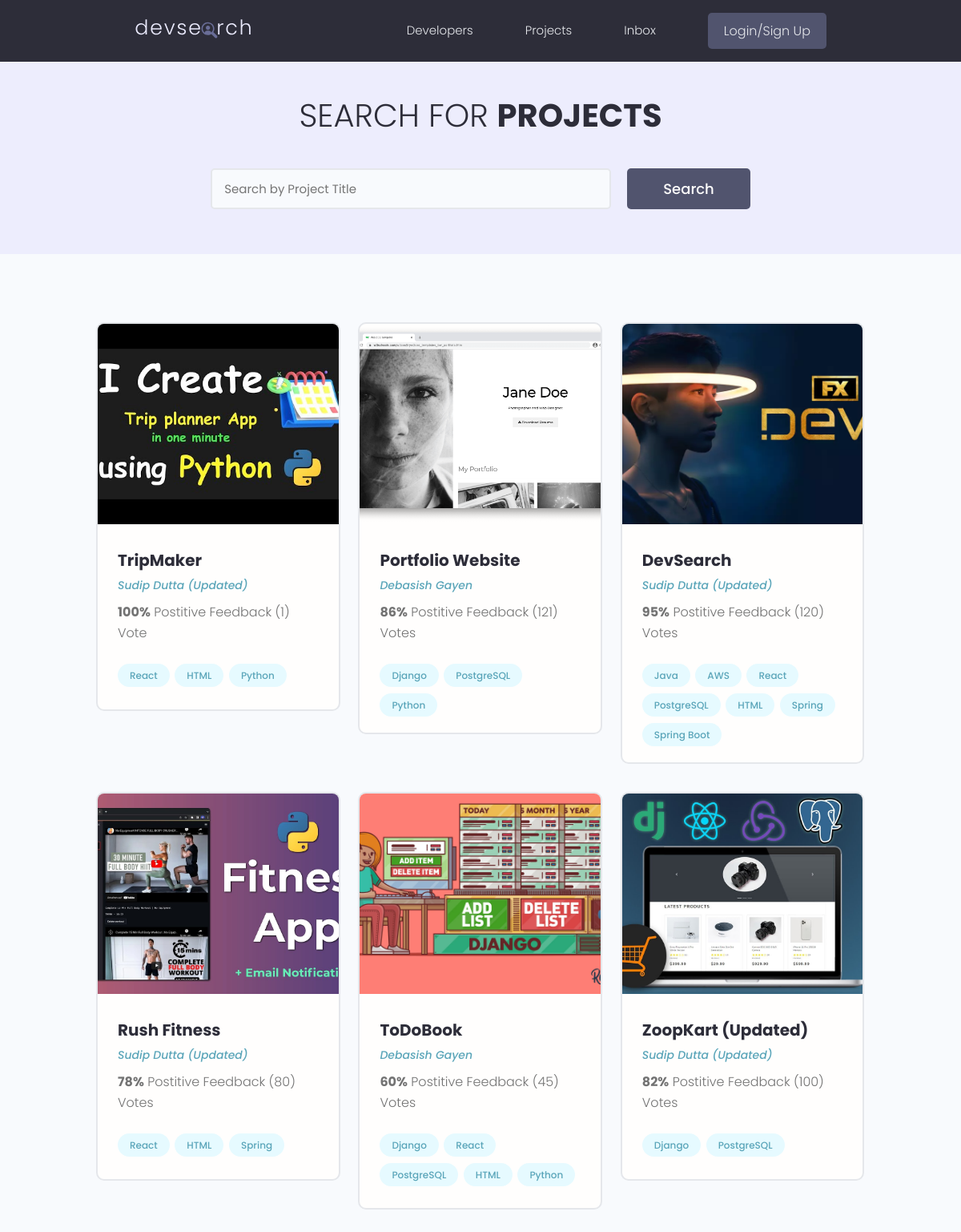
/projects/, run on the app's committed database.
### projects/models.py (models this page shows, shortened)
class Project(models.Model):
    owner = models.ForeignKey(Profile , null=True , blank=True , on_delete=models.SET_NULL)
    id = models.UUIDField(default=uuid.uuid4,unique=True,primary_key=True)
    title = models.CharField(max_length=200)
    description = models.TextField (null=True , blank=True)
    featured_image = models.ImageField(null=True , blank=True , default="default.jpg")
    demo_link = models.CharField(max_length=2000, null=True , blank=True )
    source_link = models.CharField(max_length=200 , null=True , blank=True)
    tags = models.ManyToManyField('Tag' , blank=True)
    vote_total = models.IntegerField(default=0 , blank=True , null=True)
    vote_ratio = models.IntegerField(default=0 , blank=True , null=True)
    created = models.DateTimeField(auto_now_add=True)

class Tag(models.Model):
    name = models.CharField(max_length=200,unique=True)
    created = models.DateTimeField(auto_now_add=True)
    id = models.UUIDField(default=uuid.uuid4,unique=True,primary_key=True,editable=True)
    def __str__(self):
        return self.name

### users/models.py (models this page shows, shortened)
class Profile(models.Model):
    user = models.OneToOneField(User , on_delete=models.CASCADE , null=True , blank=True)
    name = models.CharField(max_length=200 , blank=True ,null=True)
    username = models.CharField(max_length=200 , blank=True ,null=True)
    email = models.EmailField(max_length=500 , blank=True ,null=True)
    location = models.CharField(max_length=200 , blank=True ,null=True)
    short_intro = models.CharField(max_length=200 , blank=True ,null=True)
    bio = models.TextField(blank=True ,null=True)
    profile_image = models.ImageField(null=True, blank=True, upload_to='profiles/', default="profiles/user-default_YS9Vr6e.png")
    social_github = models.CharField(max_length=200 , blank=True ,null=True)
    social_twitter = models.CharField(max_length=200 , blank=True ,null=True)
    social_linkdin = models.CharField(max_length=200 , blank=True ,null=True)
    social_youtube = models.CharField(max_length=200 , blank=True ,null=True)
    social_instagram = models.CharField(max_length=200 , blank=True ,null=True)
    social_website = models.CharField(max_length=200 , blank=True ,null=True)
    created = models.DateTimeField(auto_now_add=True)
    id = models.UUIDField(default=uuid.uuid4, unique=True, primary_key=True, editable=False)

### projects/views.py (the view)
# urls.py: path('projects/', include('projects.urls')),
def projects(request):
    search_query = ''
    if request.GET.get('search_query'):
        search_query = request.GET.get('search_query')
    tags = Tag.objects.filter(name__icontains=search_query)
    projects = Project.objects.distinct().filter(
        Q(title__icontains=search_query) |
        Q(description__icontains=search_query) |
        Q(owner__name__icontains=search_query) |
        Q(tags__in=tags)
    )
    context = {
        'projects': projects,
        'search_query' : search_query
    }
    return render(request , 'projects/projects.html' , context)

### projects/templates/projects/projects.html (shortened to what this page needs)
{% extends 'main.html' %} {% block content%}
<body>
  <main class="projects">
    <section class="hero-section text-center">
      <div class="container container--narrow">
        <div class="hero-section__box">
          <h2>Search for <span>Projects</span></h2>
        </div>
        <div class="hero-section__search">
          <form class="form" action="{% url 'projects' %}" method="get">
            <div class="form__field">
              <input
              class="input input--text"
              id="formInput#search"
              type="text"
              name="search_query"
              placeholder="Search by Project Title"
              value="{{ search_query }}"
              />
            </div>
            <input class="btn btn--sub btn--lg" type="submit" value="Search" />
          </form>
        </div>
      </div>
    </section>
    <section class="projectsList">
      <div class="container">
        <div class="grid grid--three">
          {% for project in projects %}
          <div class="column">
            <div class="card project">
              <a href="{% url 'project' project.id %}" class="project">
                <img class="project__thumbnail" src="{{ project.featured_image.url }}" alt="project thumbnail" />
                <div class="card__body">
                  <h3 class="project__title">{{project.title}}</h3>
                  <p>
                    {% if project.owner %}
                    <a class="project__author" href="{% url 'user-profile' project.owner.id %}">
                      {{ project.owner.name }}
                    </a>
                    {% else %}
                    <span class="project__author">Anonymous</span>
                    {% endif %}
                  </p>
                  <p class="project--rating">
                    <span style="font-weight: bold">{{project.vote_ratio}}%</span> Postitive Feedback
                    ({{project.vote_total}}) Vote{{project.vote_total | pluralize:"s"}}
                  </p>
                  <div class="project__tags">
                    {% for tag in project.tags.all%}
                    <span class="tag tag--pill tag--main">
                      <small>{{tag}}</small>
                    </span>
                    {% endfor %}
                  </div>
                </div>
              </a>
            </div>
          </div>
          {% endfor %}
        </div>
      </div>
    </section>
  </main>
  {% endblock content%}

### static/styles/app.css (style rules this page uses)
:root { --color-sub: #2d2d39; }
.btn--sub { background-color: var(--color-sub-light); }
.card { border: 2px solid var(--color-light); }
img { width: 100%; }
.hero-section { height: 40vh; display: flex; align-items: center; background-color: var(--color-sub); }
.hero-section__box { margin-bottom: 4rem; }
.hero-section__box > h2, .hero-section__box > h2 > span { font-size: 4rem; color: var(--color-light); line-height: 1.3; text-transform: uppercase; }
.hero-section__box > h2 { font-weight: 300; }
.hero-section__box > h2 > span { font-weight: 700; }
.hero-section__search > .form { display: flex; align-items: center; justify-content: center; gap: 2rem; }
.hero-section__search > .form input.input--text { width: 50rem; }
.project__author { font-size: 1.4rem; font-style: italic; }
.project--rating { margin-bottom: 1.6em; margin-top: .5em; }
.projects > .hero-section { background: var(--color-sub-lighter); height: 30vh; }
.projects .hero-section__box { margin-bottom: 2.5rem; }
.projects .hero-section__box > h2 { color: var(--color-sub); }
.projects .hero-section__box > h2 > span { font-weight: 700; color: var(--color-sub); }
.projectsList { margin-top: 8rem; }
.project__thumbnail { height: 25rem; object-fit: cover; object-position: top center; }
.project__title { font-size: 2rem; font-weight: 700; color: var(--color-sub); }

### static/uikit/styles/modules/_variables.css (style rules this page uses)
:root { --color-main: #5aa5b9; --color-main-light: #e6faff; --color-sub: #3f4156; --color-sub-light: #51546e; --color-sub-lighter: #ededfd; --color-text: #737373; --color-gray: #8b8b8b; --color-light: #e5e7eb; --color-light-gray: #767676; --color-bg: #f8fafd; --color-white: #fffefd; --color-white-light: #f3f3f3; --color-success: #359e64; --color-success-bg: #def8e8; --color-error: #fc4b0b; --color-error-bg: #fff2ee; --font-base: 'Poppins', arial, helvetica, 'Segoe UI', roboto, ubuntu, sans-serif; --font-monospace: 'Fira Code', 'Courier New', courier, monospace; --font-regular: 300; --font-medium: 500; --font-bold: 700; --generic-shadow: 1px 1px 5px #00000010; --generic-transition: all 0.3s ease-in-out; }

### static/uikit/styles/modules/_base.css (style rules this page uses)
* { margin: 0; padding: 0; box-sizing: border-box; text-rendering: optimizeLegibility; color: inherit; font-size: inherit; }
html { font-size: 50%; }
@media only screen and (min-width: 480px) { html { font-size: 56.25%; } }
@media only screen and (min-width: 1200px) { html { font-size: 62.5%; } }
body { line-height: 1.6; font-weight: 400; font-size: 1.5rem; color: var(--color-text); background-color: var(--color-bg); min-height: 100vh; }

### static/uikit/styles/modules/_typography.css (style rules this page uses)
* { font-family: var(--font-base); }
h2 { font-size: 3.6rem; font-weight: var(--font-bold); }
h3 { font-size: 3.2rem; font-weight: var(--font-medium); }
p, span, strong { font-size: 1.6rem; color: var(--color-text); font-weight: var(--font-regular); }
a { padding-bottom: 2px; text-decoration: none; display: inline-block; color: var(--color-main); font-weight: var(--font-medium); }

### static/uikit/styles/modules/_utilities.css (style rules this page uses)
.container { width: 92%; max-width: 165rem; margin: 0 auto; box-sizing: border-box; }
.container--narrow { width: 92%; max-width: 120rem; }
@media screen and (min-width: 1000px) { .container { width: 90%; } }
@media screen and (min-width: 1000px) { .container--narrow { width: 85%; } }
@media screen and (min-width: 1200px) { .container { width: 80%; } }
@media screen and (min-width: 1200px) { .container--narrow { width: 72%; } }
.text-center { text-align: center; }

### static/uikit/styles/modules/_button.css (style rules this page uses)
.btn { display: inline-block; position: relative; cursor: pointer; background-color: var(--color-light); font-weight: var(--font-medium); color: var(--color-sub); text-decoration: none; padding: 1rem 2rem; border-radius: 0.5rem; border: none; width: -webkit-fit-content; width: -moz-fit-content; width: fit-content; height: -webkit-fit-content; height: -moz-fit-content; height: fit-content; font-size: 1.6rem; outline-width: 0; outline-color: transparent; -webkit-backface-visibility: hidden; backface-visibility: hidden; transition: all 0.3s ease-in-out; }
.btn--sub { background-color: var(--color-sub); color: var(--color-white); }
.btn--lg { font-size: 1.8rem; padding: 1.2rem 4.5rem; }

### static/uikit/styles/modules/_card.css (style rules this page uses)
.card { border-radius: 1rem; background-color: var(--color-white); border: 1.5px solid var(--color-light); width: auto; height: auto; margin-top: 0.5rem; margin-bottom: 0.5rem; overflow: hidden; }
.card__body, .card__header { padding: 2rem 2.5rem; }

### data on the page
Project: featured_image (placeholder picture), title "TripMaker", owner.name "Sudip Dutta (Updated)", vote_ratio "100", vote_total "1"
Tag: name "React"
Tag: name "HTML"
Tag: name "Python"
Project: featured_image (picture), title "Portfolio Website", owner.name "Debasish Gayen", vote_ratio "86", vote_total "121", vote_total|pluralize "s"
Tag: name "Django"
Tag: name "PostgreSQL"
Project: featured_image (picture), title "DevSearch", owner.name "Sudip Dutta (Updated)", vote_ratio "95", vote_total "120", vote_total|pluralize "s"
Tag: name "Java"
Tag: name "AWS"
Tag: name "Spring"
Tag: name "Spring Boot"
Project: featured_image (placeholder picture), title "Rush Fitness", owner.name "Sudip Dutta (Updated)", vote_ratio "78", vote_total "80", vote_total|pluralize "s"
Project: featured_image (picture), title "ToDoBook", owner.name "Debasish Gayen", vote_ratio "60", vote_total "45", vote_total|pluralize "s"
Project: featured_image (picture), title "ZoopKart (Updated)", owner.name "Sudip Dutta (Updated)", vote_ratio "82", vote_total "100", vote_total|pluralize "s"
